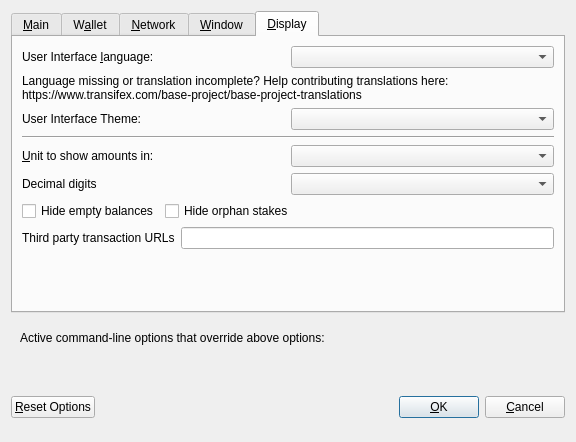
<?xml version="1.0" encoding="UTF-8"?>
<ui version="4.0">
 <class>OptionsDialog</class>
 <widget class="QDialog" name="OptionsDialog">
  <property name="geometry">
   <rect>
    <x>0</x>
    <y>0</y>
    <width>576</width>
    <height>442</height>
   </rect>
  </property>
  <property name="windowTitle">
   <string>Options</string>
  </property>
  <property name="modal">
   <bool>true</bool>
  </property>
  <layout class="QVBoxLayout" name="verticalLayout">
   <item>
    <widget class="QTabWidget" name="tabWidget">
     <property name="currentIndex">
      <number>4</number>
     </property>
     <widget class="QWidget" name="tabMain">
      <attribute name="title">
       <string>&amp;Main</string>
      </attribute>
      <layout class="QVBoxLayout" name="verticalLayout_Main">
       <item>
        <widget class="QCheckBox" name="bitcoinAtStartup">
         <property name="toolTip">
          <string>Automatically start BASE after logging in to the system.</string>
         </property>
         <property name="text">
          <string>&amp;Start BASE on system login</string>
         </property>
        </widget>
       </item>
       <item>
        <layout class="QHBoxLayout" name="horizontalLayout_2_Main">
         <item>
          <widget class="QLabel" name="databaseCacheLabel">
           <property name="text">
            <string>Size of &amp;database cache</string>
           </property>
           <property name="textFormat">
            <enum>Qt::PlainText</enum>
           </property>
           <property name="buddy">
            <cstring>databaseCache</cstring>
           </property>
          </widget>
         </item>
         <item>
          <widget class="QSpinBox" name="databaseCache"/>
         </item>
         <item>
          <widget class="QLabel" name="databaseCacheUnitLabel">
           <property name="text">
            <string>MB</string>
           </property>
           <property name="textFormat">
            <enum>Qt::PlainText</enum>
           </property>
          </widget>
         </item>
         <item>
          <spacer name="horizontalSpacer_2_Main">
           <property name="orientation">
            <enum>Qt::Horizontal</enum>
           </property>
           <property name="sizeHint" stdset="0">
            <size>
             <width>40</width>
             <height>20</height>
            </size>
           </property>
          </spacer>
         </item>
        </layout>
       </item>
       <item>
        <layout class="QHBoxLayout" name="horizontalLayout_3_Main">
         <item>
          <widget class="QLabel" name="threadsScriptVerifLabel">
           <property name="text">
            <string>Number of script &amp;verification threads</string>
           </property>
           <property name="textFormat">
            <enum>Qt::PlainText</enum>
           </property>
           <property name="buddy">
            <cstring>threadsScriptVerif</cstring>
           </property>
          </widget>
         </item>
         <item>
          <widget class="QSpinBox" name="threadsScriptVerif">
           <property name="toolTip">
            <string>(0 = auto, &lt;0 = leave that many cores free)</string>
           </property>
          </widget>
         </item>
         <item>
          <spacer name="horizontalSpacer_3_Main">
           <property name="orientation">
            <enum>Qt::Horizontal</enum>
           </property>
           <property name="sizeHint" stdset="0">
            <size>
             <width>40</width>
             <height>20</height>
            </size>
           </property>
          </spacer>
         </item>
        </layout>
       </item>
       <item>
        <spacer name="verticalSpacer_2">
         <property name="orientation">
          <enum>Qt::Vertical</enum>
         </property>
         <property name="sizeHint" stdset="0">
          <size>
           <width>20</width>
           <height>40</height>
          </size>
         </property>
        </spacer>
       </item>
       <item>
        <widget class="QCheckBox" name="checkBoxZeromintEnable">
         <property name="toolTip">
          <string>Enable automatic minting of BASE units to zBASE</string>
         </property>
         <property name="layoutDirection">
          <enum>Qt::LeftToRight</enum>
         </property>
         <property name="text">
          <string>Enable zBASE Automint</string>
         </property>
        </widget>
       </item>
       <item>
        <layout class="QHBoxLayout" name="horizontalLayout_3">
         <item>
          <widget class="QLabel" name="percentage_label">
           <property name="toolTip">
            <string>Percentage of incoming BASE which get automatically converted to zBASE via Zerocoin Protocol (min: 10%)</string>
           </property>
           <property name="text">
            <string>Percentage of autominted zBASE</string>
           </property>
          </widget>
         </item>
         <item>
          <widget class="QSpinBox" name="zeromintPercentage">
           <property name="minimum">
            <number>1</number>
           </property>
           <property name="maximum">
            <number>100</number>
           </property>
          </widget>
         </item>
        </layout>
       </item>
       <item>
        <layout class="QHBoxLayout" name="horizontalLayout" stretch="0,0">
         <property name="sizeConstraint">
          <enum>QLayout::SetFixedSize</enum>
         </property>
         <item>
          <widget class="QLabel" name="labelPreferredDenom">
           <property name="maximumSize">
            <size>
             <width>16777215</width>
             <height>16777215</height>
            </size>
           </property>
           <property name="toolTip">
            <string>Wait with automatic conversion to Zerocoin until enough BASE for this denomination is available</string>
           </property>
           <property name="text">
            <string>Preferred Automint zBASE Denomination</string>
           </property>
          </widget>
         </item>
         <item>
          <widget class="QComboBox" name="preferredDenom">
           <property name="maximumSize">
            <size>
             <width>16777215</width>
             <height>27</height>
            </size>
           </property>
           <property name="toolTip">
            <string>Wait with automatic conversion to Zerocoin until enough BASE for this denomination is available</string>
           </property>
           <property name="maxVisibleItems">
            <number>9</number>
           </property>
           <property name="maxCount">
            <number>9</number>
           </property>
          </widget>
         </item>
        </layout>
       </item>
      </layout>
     </widget>
     <widget class="QWidget" name="tabWallet">
      <attribute name="title">
       <string>W&amp;allet</string>
      </attribute>
      <layout class="QVBoxLayout" name="verticalLayout_Wallet">
       <item>
        <layout class="QHBoxLayout" name="horizontalLayout_2_Wallet">
         <item>
          <widget class="QLabel" name="labelStakeSplitThresholdText">
           <property name="text">
            <string>Stake split threshold:</string>
           </property>
          </widget>
         </item>
         <item>
          <widget class="QSpinBox" name="spinBoxStakeSplitThreshold">
           <property name="minimum">
            <number>1</number>
           </property>
           <property name="maximum">
            <number>999999</number>
           </property>
          </widget>
         </item>
        </layout>
       </item>
       <item>
        <widget class="QGroupBox" name="groupBox">
         <property name="title">
          <string>Expert</string>
         </property>
         <layout class="QVBoxLayout" name="verticalLayout_2">
          <item>
           <widget class="QCheckBox" name="coinControlFeatures">
            <property name="toolTip">
             <string>Whether to show coin control features or not.</string>
            </property>
            <property name="text">
             <string>Enable coin &amp;control features</string>
            </property>
           </widget>
          </item>
          <item>
           <widget class="QCheckBox" name="showMasternodesTab">
            <property name="toolTip">
             <string>Show additional tab listing all your masternodes in first sub-tab&lt;br/&gt;and all masternodes on the network in second sub-tab.</string>
            </property>
            <property name="text">
             <string>Show Masternodes Tab</string>
            </property>
           </widget>
          </item>
          <item>
           <widget class="QCheckBox" name="spendZeroConfChange">
            <property name="toolTip">
             <string>If you disable the spending of unconfirmed change, the change from a transaction&lt;br/&gt;cannot be used until that transaction has at least one confirmation.&lt;br/&gt;This also affects how your balance is computed.</string>
            </property>
            <property name="text">
             <string>&amp;Spend unconfirmed change</string>
            </property>
           </widget>
          </item>
         </layout>
        </widget>
       </item>
       <item>
        <spacer name="verticalSpacer_Wallet">
         <property name="orientation">
          <enum>Qt::Vertical</enum>
         </property>
         <property name="sizeHint" stdset="0">
          <size>
           <width>20</width>
           <height>40</height>
          </size>
         </property>
        </spacer>
       </item>
      </layout>
     </widget>
     <widget class="QWidget" name="tabNetwork">
      <attribute name="title">
       <string>&amp;Network</string>
      </attribute>
      <layout class="QVBoxLayout" name="verticalLayout_Network">
       <item>
        <widget class="QCheckBox" name="mapPortUpnp">
         <property name="toolTip">
          <string>Automatically open the BASE client port on the router. This only works when your router supports UPnP and it is enabled.</string>
         </property>
         <property name="text">
          <string>Map port using &amp;UPnP</string>
         </property>
        </widget>
       </item>
       <item>
        <widget class="QCheckBox" name="allowIncoming">
         <property name="toolTip">
          <string>Accept connections from outside</string>
         </property>
         <property name="text">
          <string>Allow incoming connections</string>
         </property>
        </widget>
       </item>
       <item>
        <widget class="QCheckBox" name="connectSocks">
         <property name="toolTip">
          <string>Connect to the BASE network through a SOCKS5 proxy.</string>
         </property>
         <property name="text">
          <string>&amp;Connect through SOCKS5 proxy (default proxy):</string>
         </property>
        </widget>
       </item>
       <item>
        <layout class="QHBoxLayout" name="horizontalLayout_1_Network">
         <item>
          <widget class="QLabel" name="proxyIpLabel">
           <property name="text">
            <string>Proxy &amp;IP:</string>
           </property>
           <property name="textFormat">
            <enum>Qt::PlainText</enum>
           </property>
           <property name="buddy">
            <cstring>proxyIp</cstring>
           </property>
          </widget>
         </item>
         <item>
          <widget class="QValidatedLineEdit" name="proxyIp">
           <property name="minimumSize">
            <size>
             <width>140</width>
             <height>0</height>
            </size>
           </property>
           <property name="maximumSize">
            <size>
             <width>140</width>
             <height>16777215</height>
            </size>
           </property>
           <property name="toolTip">
            <string>IP address of the proxy (e.g. IPv4: 127.0.0.1 / IPv6: ::1)</string>
           </property>
          </widget>
         </item>
         <item>
          <widget class="QLabel" name="proxyPortLabel">
           <property name="text">
            <string>&amp;Port:</string>
           </property>
           <property name="textFormat">
            <enum>Qt::PlainText</enum>
           </property>
           <property name="buddy">
            <cstring>proxyPort</cstring>
           </property>
          </widget>
         </item>
         <item>
          <widget class="QLineEdit" name="proxyPort">
           <property name="minimumSize">
            <size>
             <width>55</width>
             <height>0</height>
            </size>
           </property>
           <property name="maximumSize">
            <size>
             <width>55</width>
             <height>16777215</height>
            </size>
           </property>
           <property name="toolTip">
            <string>Port of the proxy (e.g. 9050)</string>
           </property>
          </widget>
         </item>
         <item>
          <spacer name="horizontalSpacer_1_Network">
           <property name="orientation">
            <enum>Qt::Horizontal</enum>
           </property>
           <property name="sizeHint" stdset="0">
            <size>
             <width>40</width>
             <height>20</height>
            </size>
           </property>
          </spacer>
         </item>
        </layout>
       </item>
       <item>
        <spacer name="verticalSpacer_Network">
         <property name="orientation">
          <enum>Qt::Vertical</enum>
         </property>
         <property name="sizeHint" stdset="0">
          <size>
           <width>20</width>
           <height>40</height>
          </size>
         </property>
        </spacer>
       </item>
      </layout>
     </widget>
     <widget class="QWidget" name="tabWindow">
      <attribute name="title">
       <string>&amp;Window</string>
      </attribute>
      <layout class="QVBoxLayout" name="verticalLayout_Window">
       <item>
        <widget class="QCheckBox" name="minimizeToTray">
         <property name="toolTip">
          <string>Show only a tray icon after minimizing the window.</string>
         </property>
         <property name="text">
          <string>&amp;Minimize to the tray instead of the taskbar</string>
         </property>
        </widget>
       </item>
       <item>
        <widget class="QCheckBox" name="minimizeOnClose">
         <property name="toolTip">
          <string>Minimize instead of exit the application when the window is closed. When this option is enabled, the application will be closed only after selecting Quit in the menu.</string>
         </property>
         <property name="text">
          <string>M&amp;inimize on close</string>
         </property>
        </widget>
       </item>
       <item>
        <spacer name="verticalSpacer_Window">
         <property name="orientation">
          <enum>Qt::Vertical</enum>
         </property>
         <property name="sizeHint" stdset="0">
          <size>
           <width>20</width>
           <height>40</height>
          </size>
         </property>
        </spacer>
       </item>
      </layout>
     </widget>
     <widget class="QWidget" name="tabDisplay">
      <attribute name="title">
       <string>&amp;Display</string>
      </attribute>
      <layout class="QVBoxLayout" name="verticalLayout_Display">
       <item>
        <layout class="QHBoxLayout" name="horizontalLayout_1_Display">
         <item>
          <widget class="QLabel" name="langLabel">
           <property name="text">
            <string>User Interface &amp;language:</string>
           </property>
           <property name="textFormat">
            <enum>Qt::PlainText</enum>
           </property>
           <property name="buddy">
            <cstring>lang</cstring>
           </property>
          </widget>
         </item>
         <item>
          <widget class="QValueComboBox" name="lang">
           <property name="toolTip">
            <string>The user interface language can be set here. This setting will take effect after restarting BASE.</string>
           </property>
          </widget>
         </item>
        </layout>
       </item>
       <item>
        <widget class="QLabel" name="label_3">
         <property name="toolTip">
          <string notr="true"/>
         </property>
         <property name="statusTip">
          <string notr="true"/>
         </property>
         <property name="whatsThis">
          <string notr="true"/>
         </property>
         <property name="accessibleName">
          <string notr="true"/>
         </property>
         <property name="text">
          <string>Language missing or translation incomplete? Help contributing translations here:
https://www.transifex.com/base-project/base-project-translations</string>
         </property>
         <property name="wordWrap">
          <bool>true</bool>
         </property>
         <property name="openExternalLinks">
          <bool>true</bool>
         </property>
         <property name="textInteractionFlags">
          <set>Qt::TextBrowserInteraction</set>
         </property>
        </widget>
       </item>
       <item>
        <layout class="QHBoxLayout" name="horizontalLayout_2_Display" stretch="0,0">
         <item>
          <widget class="QLabel" name="themeLabel">
           <property name="text">
            <string>User Interface Theme:</string>
           </property>
          </widget>
         </item>
         <item>
          <widget class="QValueComboBox" name="theme"/>
         </item>
        </layout>
       </item>
       <item>
        <widget class="Line" name="line">
         <property name="orientation">
          <enum>Qt::Horizontal</enum>
         </property>
        </widget>
       </item>
       <item>
        <layout class="QHBoxLayout" name="horizontalLayout_3_Display">
         <item>
          <widget class="QLabel" name="unitLabel">
           <property name="text">
            <string>&amp;Unit to show amounts in:</string>
           </property>
           <property name="textFormat">
            <enum>Qt::PlainText</enum>
           </property>
           <property name="buddy">
            <cstring>unit</cstring>
           </property>
          </widget>
         </item>
         <item>
          <widget class="QValueComboBox" name="unit">
           <property name="toolTip">
            <string>Choose the default subdivision unit to show in the interface and when sending coins.</string>
           </property>
          </widget>
         </item>
        </layout>
       </item>
       <item>
        <layout class="QHBoxLayout" name="horizontalLayout_4_Display">
         <item>
          <widget class="QLabel" name="digitsLabel">
           <property name="text">
            <string>Decimal digits</string>
           </property>
          </widget>
         </item>
         <item>
          <widget class="QValueComboBox" name="digits"/>
         </item>
        </layout>
       </item>
       <item>
        <layout class="QHBoxLayout" name="horizontalLayout_5_Display">
         <item>
          <widget class="QCheckBox" name="checkBoxHideZeroBalances">
           <property name="toolTip">
            <string>Hide empty balances</string>
           </property>
           <property name="layoutDirection">
            <enum>Qt::LeftToRight</enum>
           </property>
           <property name="text">
            <string>Hide empty balances</string>
           </property>
          </widget>
         </item>
         <item>
          <widget class="QCheckBox" name="checkBoxHideOrphans">
           <property name="toolTip">
            <string>Hide orphan stakes in transaction lists</string>
           </property>
           <property name="text">
            <string>Hide orphan stakes</string>
           </property>
          </widget>
         </item>
         <item>
          <spacer name="horizontalSpacer">
           <property name="orientation">
            <enum>Qt::Horizontal</enum>
           </property>
           <property name="sizeHint" stdset="0">
            <size>
             <width>40</width>
             <height>20</height>
            </size>
           </property>
          </spacer>
         </item>
        </layout>
       </item>
       <item>
        <layout class="QHBoxLayout" name="horizontalLayout_6_Display">
         <item>
          <widget class="QLabel" name="thirdPartyTxUrlsLabel">
           <property name="toolTip">
            <string>Third party URLs (e.g. a block explorer) that appear in the transactions tab as context menu items. %s in the URL is replaced by transaction hash. Multiple URLs are separated by vertical bar |.</string>
           </property>
           <property name="text">
            <string>Third party transaction URLs</string>
           </property>
           <property name="buddy">
            <cstring>thirdPartyTxUrls</cstring>
           </property>
          </widget>
         </item>
         <item>
          <widget class="QLineEdit" name="thirdPartyTxUrls">
           <property name="toolTip">
            <string>Third party URLs (e.g. a block explorer) that appear in the transactions tab as context menu items. %s in the URL is replaced by transaction hash. Multiple URLs are separated by vertical bar |.</string>
           </property>
          </widget>
         </item>
        </layout>
       </item>
       <item>
        <spacer name="verticalSpacer">
         <property name="orientation">
          <enum>Qt::Vertical</enum>
         </property>
         <property name="sizeHint" stdset="0">
          <size>
           <width>20</width>
           <height>40</height>
          </size>
         </property>
        </spacer>
       </item>
      </layout>
     </widget>
    </widget>
   </item>
   <item>
    <widget class="QFrame" name="frame">
     <layout class="QVBoxLayout" name="verticalLayout_Bottom">
      <item>
       <layout class="QHBoxLayout" name="horizontalLayout_Bottom">
        <item>
         <widget class="QLabel" name="overriddenByCommandLineInfoLabel">
          <property name="text">
           <string>Active command-line options that override above options:</string>
          </property>
          <property name="textFormat">
           <enum>Qt::PlainText</enum>
          </property>
         </widget>
        </item>
        <item>
         <spacer name="horizontalSpacer_Bottom">
          <property name="orientation">
           <enum>Qt::Horizontal</enum>
          </property>
          <property name="sizeHint" stdset="0">
           <size>
            <width>40</width>
            <height>20</height>
           </size>
          </property>
         </spacer>
        </item>
       </layout>
      </item>
      <item>
       <widget class="QLabel" name="overriddenByCommandLineLabel">
        <property name="text">
         <string/>
        </property>
        <property name="textFormat">
         <enum>Qt::PlainText</enum>
        </property>
        <property name="wordWrap">
         <bool>true</bool>
        </property>
       </widget>
      </item>
     </layout>
    </widget>
   </item>
   <item>
    <layout class="QHBoxLayout" name="horizontalLayout_Buttons">
     <item>
      <widget class="QPushButton" name="resetButton">
       <property name="toolTip">
        <string>Reset all client options to default.</string>
       </property>
       <property name="text">
        <string>&amp;Reset Options</string>
       </property>
       <property name="autoDefault">
        <bool>false</bool>
       </property>
      </widget>
     </item>
     <item>
      <spacer name="horizontalSpacer_1">
       <property name="orientation">
        <enum>Qt::Horizontal</enum>
       </property>
       <property name="sizeHint" stdset="0">
        <size>
         <width>40</width>
         <height>48</height>
        </size>
       </property>
      </spacer>
     </item>
     <item>
      <widget class="QLabel" name="statusLabel">
       <property name="minimumSize">
        <size>
         <width>200</width>
         <height>0</height>
        </size>
       </property>
       <property name="font">
        <font>
         <weight>75</weight>
         <bold>true</bold>
        </font>
       </property>
       <property name="text">
        <string/>
       </property>
       <property name="textFormat">
        <enum>Qt::PlainText</enum>
       </property>
       <property name="wordWrap">
        <bool>true</bool>
       </property>
      </widget>
     </item>
     <item>
      <spacer name="horizontalSpacer_2">
       <property name="orientation">
        <enum>Qt::Horizontal</enum>
       </property>
       <property name="sizeHint" stdset="0">
        <size>
         <width>40</width>
         <height>48</height>
        </size>
       </property>
      </spacer>
     </item>
     <item>
      <widget class="QPushButton" name="okButton">
       <property name="text">
        <string>&amp;OK</string>
       </property>
       <property name="autoDefault">
        <bool>false</bool>
       </property>
       <property name="default">
        <bool>true</bool>
       </property>
      </widget>
     </item>
     <item>
      <widget class="QPushButton" name="cancelButton">
       <property name="text">
        <string>&amp;Cancel</string>
       </property>
       <property name="autoDefault">
        <bool>false</bool>
       </property>
      </widget>
     </item>
    </layout>
   </item>
  </layout>
 </widget>
 <customwidgets>
  <customwidget>
   <class>QValidatedLineEdit</class>
   <extends>QLineEdit</extends>
   <header>qvalidatedlineedit.h</header>
  </customwidget>
  <customwidget>
   <class>QValueComboBox</class>
   <extends>QComboBox</extends>
   <header>qvaluecombobox.h</header>
  </customwidget>
 </customwidgets>
 <resources/>
 <connections/>
</ui>
